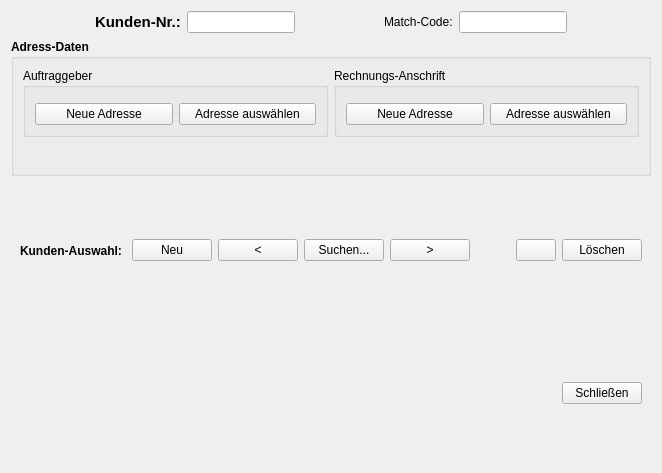
<?xml version="1.0" encoding="UTF-8"?>
<ui version="4.0">
 <class>CClient</class>
 <widget class="QWidget" name="CClient">
  <property name="geometry">
   <rect>
    <x>0</x>
    <y>0</y>
    <width>639</width>
    <height>473</height>
   </rect>
  </property>
  <property name="windowTitle">
   <string>Kundenstamm</string>
  </property>
  <property name="windowIcon">
   <iconset resource="../MEGAMover/MEGAMover.qrc">
    <normaloff>:/icons/MM.png</normaloff>:/icons/MM.png</iconset>
  </property>
  <layout class="QVBoxLayout" name="verticalLayout">
   <item>
    <layout class="QHBoxLayout" name="horizontalLayout_5">
     <item>
      <spacer name="horizontalSpacer">
       <property name="orientation">
        <enum>Qt::Horizontal</enum>
       </property>
       <property name="sizeHint" stdset="0">
        <size>
         <width>40</width>
         <height>20</height>
        </size>
       </property>
      </spacer>
     </item>
     <item>
      <widget class="QLabel" name="lblKdNr">
       <property name="font">
        <font>
         <pointsize>11</pointsize>
         <weight>75</weight>
         <bold>true</bold>
        </font>
       </property>
       <property name="text">
        <string>Kunden-Nr.:</string>
       </property>
       <property name="buddy">
        <cstring>grpTableControl</cstring>
       </property>
      </widget>
     </item>
     <item>
      <widget class="QLineEdit" name="txtKdNr">
       <property name="alignment">
        <set>Qt::AlignRight|Qt::AlignTrailing|Qt::AlignVCenter</set>
       </property>
       <property name="readOnly">
        <bool>true</bool>
       </property>
      </widget>
     </item>
     <item>
      <spacer name="horizontalSpacer_5">
       <property name="orientation">
        <enum>Qt::Horizontal</enum>
       </property>
       <property name="sizeHint" stdset="0">
        <size>
         <width>40</width>
         <height>20</height>
        </size>
       </property>
      </spacer>
     </item>
     <item>
      <widget class="QLabel" name="lblMatch">
       <property name="text">
        <string>Match-Code:</string>
       </property>
      </widget>
     </item>
     <item>
      <widget class="QLineEdit" name="txtMatch"/>
     </item>
     <item>
      <spacer name="horizontalSpacer_2">
       <property name="orientation">
        <enum>Qt::Horizontal</enum>
       </property>
       <property name="sizeType">
        <enum>QSizePolicy::Expanding</enum>
       </property>
       <property name="sizeHint" stdset="0">
        <size>
         <width>40</width>
         <height>20</height>
        </size>
       </property>
      </spacer>
     </item>
    </layout>
   </item>
   <item>
    <widget class="QGroupBox" name="grpAdress">
     <property name="font">
      <font>
       <weight>75</weight>
       <bold>true</bold>
      </font>
     </property>
     <property name="title">
      <string>Adress-Daten</string>
     </property>
     <layout class="QVBoxLayout" name="verticalLayout_2">
      <item>
       <layout class="QHBoxLayout" name="horizontalLayout">
        <item>
         <widget class="QGroupBox" name="grpAG">
          <property name="font">
           <font>
            <weight>50</weight>
            <bold>false</bold>
           </font>
          </property>
          <property name="title">
           <string>Auftraggeber</string>
          </property>
          <layout class="QVBoxLayout" name="verticalLayout_3">
           <item>
            <widget class="AdressPad" name="padAG" native="true"/>
           </item>
           <item>
            <layout class="QHBoxLayout" name="horizontalLayout_2">
             <item>
              <widget class="QPushButton" name="cmdNewAdrAG">
               <property name="text">
                <string>Neue Adresse</string>
               </property>
              </widget>
             </item>
             <item>
              <widget class="QPushButton" name="cmdSrchAdrAG">
               <property name="text">
                <string>Adresse auswählen</string>
               </property>
              </widget>
             </item>
            </layout>
           </item>
          </layout>
         </widget>
        </item>
        <item>
         <widget class="QGroupBox" name="grpRE">
          <property name="font">
           <font>
            <weight>50</weight>
            <bold>false</bold>
           </font>
          </property>
          <property name="title">
           <string>Rechnungs-Anschrift</string>
          </property>
          <layout class="QVBoxLayout" name="verticalLayout_4">
           <item>
            <widget class="AdressPad" name="padRE" native="true"/>
           </item>
           <item>
            <layout class="QHBoxLayout" name="horizontalLayout_3">
             <item>
              <widget class="QPushButton" name="cmdNewAdrRE">
               <property name="text">
                <string>Neue Adresse</string>
               </property>
              </widget>
             </item>
             <item>
              <widget class="QPushButton" name="cmdSrchAdrRE">
               <property name="text">
                <string>Adresse auswählen</string>
               </property>
              </widget>
             </item>
            </layout>
           </item>
          </layout>
         </widget>
        </item>
       </layout>
      </item>
      <item>
       <widget class="CClientAccountPad" name="padAccount" native="true">
        <property name="font">
         <font>
          <weight>50</weight>
          <bold>false</bold>
         </font>
        </property>
        <property name="whatsThis">
         <string>&lt;html&gt;&lt;head/&gt;&lt;body&gt;&lt;p&gt;Konto-Informationen.&lt;/p&gt;&lt;/body&gt;&lt;/html&gt;</string>
        </property>
       </widget>
      </item>
     </layout>
    </widget>
   </item>
   <item>
    <widget class="QWidget" name="grpTableControl" native="true">
     <property name="sizePolicy">
      <sizepolicy hsizetype="Minimum" vsizetype="Minimum">
       <horstretch>0</horstretch>
       <verstretch>0</verstretch>
      </sizepolicy>
     </property>
     <property name="font">
      <font>
       <weight>75</weight>
       <bold>true</bold>
      </font>
     </property>
     <layout class="QHBoxLayout" name="horizontalLayout_4">
      <item>
       <widget class="QLabel" name="label_3">
        <property name="text">
         <string>Kunden-Auswahl: </string>
        </property>
       </widget>
      </item>
      <item>
       <widget class="QPushButton" name="cmdNewClient">
        <property name="font">
         <font>
          <weight>50</weight>
          <bold>false</bold>
         </font>
        </property>
        <property name="text">
         <string>Neu</string>
        </property>
       </widget>
      </item>
      <item>
       <widget class="QPushButton" name="cmdPrevClient">
        <property name="font">
         <font>
          <weight>50</weight>
          <bold>false</bold>
         </font>
        </property>
        <property name="text">
         <string>&lt;</string>
        </property>
       </widget>
      </item>
      <item>
       <widget class="QPushButton" name="cmdSrchClient">
        <property name="font">
         <font>
          <weight>50</weight>
          <bold>false</bold>
         </font>
        </property>
        <property name="text">
         <string>Suchen...</string>
        </property>
       </widget>
      </item>
      <item>
       <widget class="QPushButton" name="cmdNextClient">
        <property name="font">
         <font>
          <weight>50</weight>
          <bold>false</bold>
         </font>
        </property>
        <property name="text">
         <string>&gt;</string>
        </property>
       </widget>
      </item>
      <item>
       <spacer name="horizontalSpacer_4">
        <property name="orientation">
         <enum>Qt::Horizontal</enum>
        </property>
        <property name="sizeHint" stdset="0">
         <size>
          <width>40</width>
          <height>20</height>
         </size>
        </property>
       </spacer>
      </item>
      <item>
       <widget class="QPushButton" name="cmdSaveClient">
        <property name="font">
         <font>
          <weight>50</weight>
          <bold>false</bold>
         </font>
        </property>
        <property name="toolTip">
         <string>Speichern des aktuellen Kundensatzes</string>
        </property>
        <property name="statusTip">
         <string>Speichern des aktuellen Kundensatzes</string>
        </property>
        <property name="text">
         <string/>
        </property>
        <property name="icon">
         <iconset resource="../MEGAMover/MEGAMover.qrc">
          <normaloff>:/icons/filesave.png</normaloff>:/icons/filesave.png</iconset>
        </property>
        <property name="iconSize">
         <size>
          <width>16</width>
          <height>16</height>
         </size>
        </property>
       </widget>
      </item>
      <item>
       <widget class="QPushButton" name="cmdDeleteClient">
        <property name="font">
         <font>
          <weight>50</weight>
          <bold>false</bold>
         </font>
        </property>
        <property name="text">
         <string>Löschen</string>
        </property>
       </widget>
      </item>
     </layout>
    </widget>
   </item>
   <item>
    <widget class="QWidget" name="grpWindowControl" native="true">
     <property name="sizePolicy">
      <sizepolicy hsizetype="Minimum" vsizetype="Minimum">
       <horstretch>0</horstretch>
       <verstretch>0</verstretch>
      </sizepolicy>
     </property>
     <property name="font">
      <font>
       <weight>75</weight>
       <bold>true</bold>
      </font>
     </property>
     <layout class="QHBoxLayout" name="horizontalLayout_6">
      <item>
       <spacer name="horizontalSpacer_3">
        <property name="orientation">
         <enum>Qt::Horizontal</enum>
        </property>
        <property name="sizeHint" stdset="0">
         <size>
          <width>40</width>
          <height>20</height>
         </size>
        </property>
       </spacer>
      </item>
      <item>
       <widget class="QPushButton" name="cmdClose">
        <property name="font">
         <font>
          <weight>50</weight>
          <bold>false</bold>
         </font>
        </property>
        <property name="text">
         <string>Schließen</string>
        </property>
       </widget>
      </item>
     </layout>
    </widget>
   </item>
  </layout>
 </widget>
 <customwidgets>
  <customwidget>
   <class>AdressPad</class>
   <extends>QWidget</extends>
   <header>adresspad.h</header>
   <container>1</container>
  </customwidget>
  <customwidget>
   <class>CClientAccountPad</class>
   <extends>QWidget</extends>
   <header>cclientaccountpad.h</header>
   <container>1</container>
  </customwidget>
 </customwidgets>
 <tabstops>
  <tabstop>txtKdNr</tabstop>
  <tabstop>txtMatch</tabstop>
  <tabstop>cmdNewAdrAG</tabstop>
  <tabstop>cmdSrchAdrAG</tabstop>
  <tabstop>cmdNewAdrRE</tabstop>
  <tabstop>cmdSrchAdrRE</tabstop>
  <tabstop>cmdNewClient</tabstop>
  <tabstop>cmdPrevClient</tabstop>
  <tabstop>cmdSrchClient</tabstop>
  <tabstop>cmdNextClient</tabstop>
  <tabstop>cmdDeleteClient</tabstop>
  <tabstop>cmdClose</tabstop>
 </tabstops>
 <resources>
  <include location="../MEGAMover/MEGAMover.qrc"/>
 </resources>
 <connections/>
</ui>
